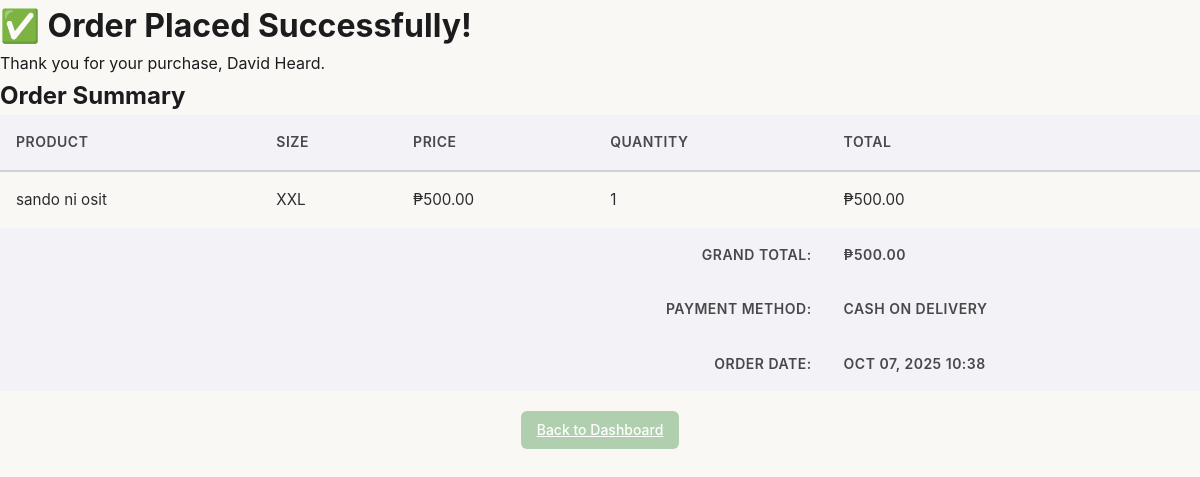
The page /order_success.php (signed in) on the database as committed earlier.
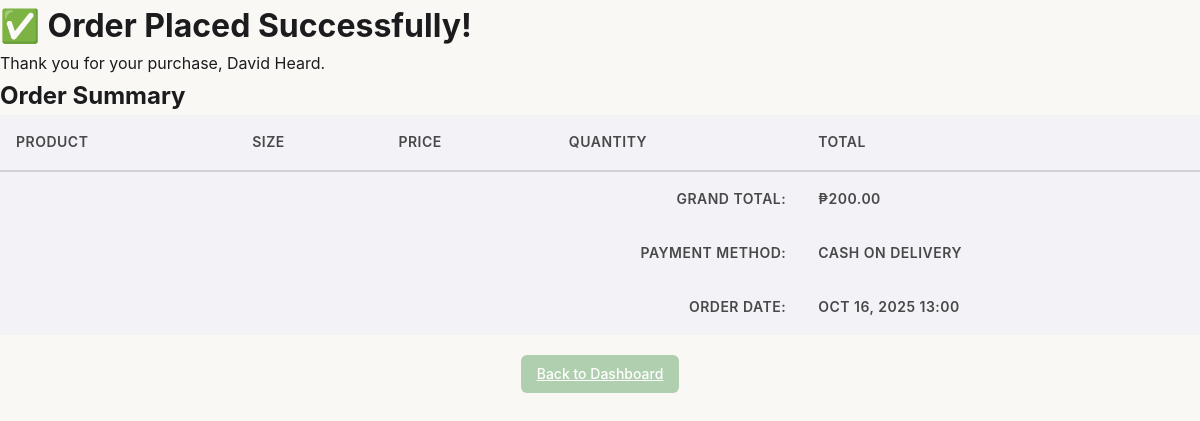
The same page on the database as committed later.
### tables this page shows
CREATE TABLE `order_items` (
  `id` int(11) NOT NULL,
  `order_id` int(11) NOT NULL,
  `product_id` int(11) NOT NULL,
  `product_name` varchar(255) DEFAULT NULL,
  `product_image` varchar(255) DEFAULT NULL,
  `quantity` int(11) NOT NULL,
  `price` decimal(10,2) NOT NULL
);

CREATE TABLE `inventory` (
  `id` int(11) NOT NULL,
  `name` varchar(255) NOT NULL,
  `image` varchar(255) NOT NULL,
  `category` varchar(255) NOT NULL,
  `size` varchar(3) NOT NULL,
  `price` int(12) NOT NULL
);

CREATE TABLE `orders` (
  `id` int(11) NOT NULL,
  `user_id` int(11) NOT NULL,
  `total_amount` decimal(10,2) NOT NULL,
  `order_date` timestamp NOT NULL DEFAULT current_timestamp(),
  `status` varchar(50) NOT NULL DEFAULT 'Pending',
  `payment_method` varchar(50) NOT NULL DEFAULT 'Cash on Delivery',
  `product_names` text NOT NULL,
  `product_images` text NOT NULL
);

### order_success.php (the view, shortened to what this page needs)
<?php
include("db.php");
$user_id = $_SESSION['user_id'];
$orderStmt = $conn->prepare("SELECT * FROM orders WHERE user_id=? ORDER BY order_date DESC LIMIT 1");
$orderStmt->bind_param("i", $user_id);
$orderStmt->execute();
$orderResult = $orderStmt->get_result();
$order = $orderResult->fetch_assoc();
$itemsStmt = $conn->prepare("
    SELECT i.name, i.size, i.price, oi.quantity
    FROM order_items oi
    JOIN inventory i ON oi.product_id = i.id
    WHERE oi.order_id=?
");
$itemsStmt->bind_param("i", $order['id']);
$itemsStmt->execute();
$itemsResult = $itemsStmt->get_result();
$items = [];
while ($row = $itemsResult->fetch_assoc()) {
    $items[] = $row;
}
?>
<!DOCTYPE html>
<html lang="en">
<head>
<link rel="stylesheet" href="user.css">
</head>
<body>
<div class="container">
    <h1>✅ Order Placed Successfully!</h1>
    <p>Thank you for your purchase, <?= htmlspecialchars($_SESSION['full_name']) ?>.</p>
    <h2>Order Summary</h2>
    <table class="data-table">
        <thead>
            <tr>
                <th>Product</th>
                <th>Size</th>
                <th>Price</th>
                <th>Quantity</th>
                <th>Total</th>
            </tr>
        </thead>
        <tbody>
        <?php foreach ($items as $item): ?>
            <tr>
                <td><?= htmlspecialchars($item['name']) ?></td>
                <td><?= htmlspecialchars($item['size']) ?></td>
                <td>₱<?= number_format($item['price'], 2) ?></td>
                <td><?= $item['quantity'] ?></td>
                <td>₱<?= number_format($item['price'] * $item['quantity'], 2) ?></td>
            </tr>
        <?php endforeach; ?>
        </tbody>
        <tfoot>
            <tr>
                <th colspan="4" style="text-align:right;">Grand Total:</th>
                <th>₱<?= number_format($order['total_amount'], 2) ?></th>
            </tr>
            <tr>
                <th colspan="4" style="text-align:right;">Payment Method:</th>
                <th><?= htmlspecialchars($order['payment_method'] ?? 'Cash on Delivery') ?></th>
            </tr>
            <tr>
                <th colspan="4" style="text-align:right;">Order Date:</th>
                <th><?= date("M d, Y H:i", strtotime($order['order_date'])) ?></th>
            </tr>
        </tfoot>
    </table>
    <div style="margin-top:20px; text-align:center;">
        <a href="userDashboard.php" class="btn btn-primary">Back to Dashboard</a>
    </div>
</div>
</body>
</html>

Rows that differ between the two databases and show on the page:
removed order_items: product.name "sando ni osit", product.size "XXL", product.price "500.00", quantity "1", $item['price'] * $item['quantity'] "500.00"
no longer on this page (row edited): orders: total_amount "500.00", payment_method "CASH ON DELIVERY", order_date "OCT 07, 2025 10:38"
added orders: total_amount "200.00", payment_method "CASH ON DELIVERY", order_date "OCT 16, 2025 13:00"
